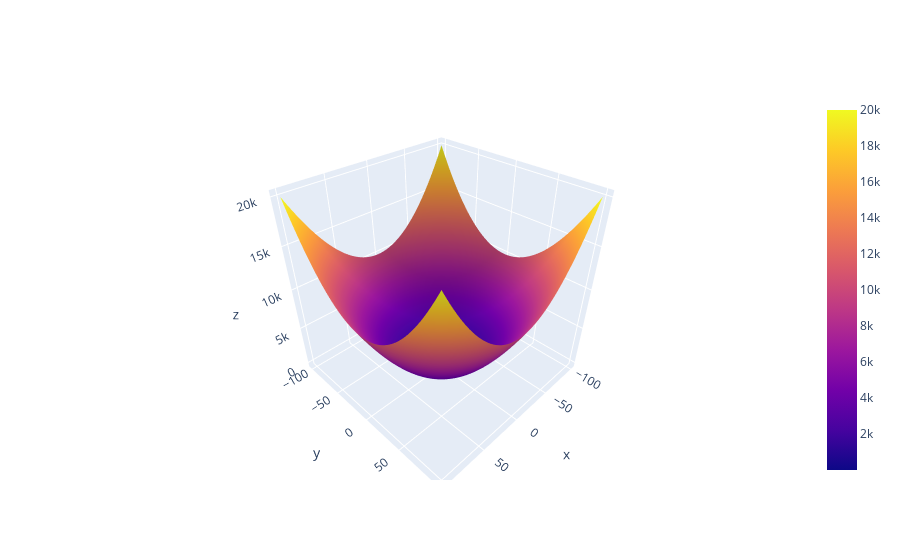

Notebook cell for this chart:
### Code cell
a=np.linspace(-100,100,100)
b=np.linspace(-100,100,100)

# Creating the grid
# generally we store it as  xx and yy
#This creates 2D grid arrays from your 1D a and b.
xx,yy=np.meshgrid(a,b)
z3= xx**2 +yy**2
fig=go.Figure(data=[go.Surface(x=xx,y=yy,z=z3)])
fig.show()

### Figure 1 — Plotly figure (JSON) as saved in the notebook; plotly's stock layout.template omitted (floating-point values rounded to 4 significant figures; data arrays with more than 128 entries replaced by an {"elided": "..."} marker saying what was removed)
{"data": [{"type": "surface", "x": {"elided": "100x100 float values"}, "y": {"elided": "100x100 float values"}, "z": {"elided": "100x100 float values"}}], "layout": {}}
